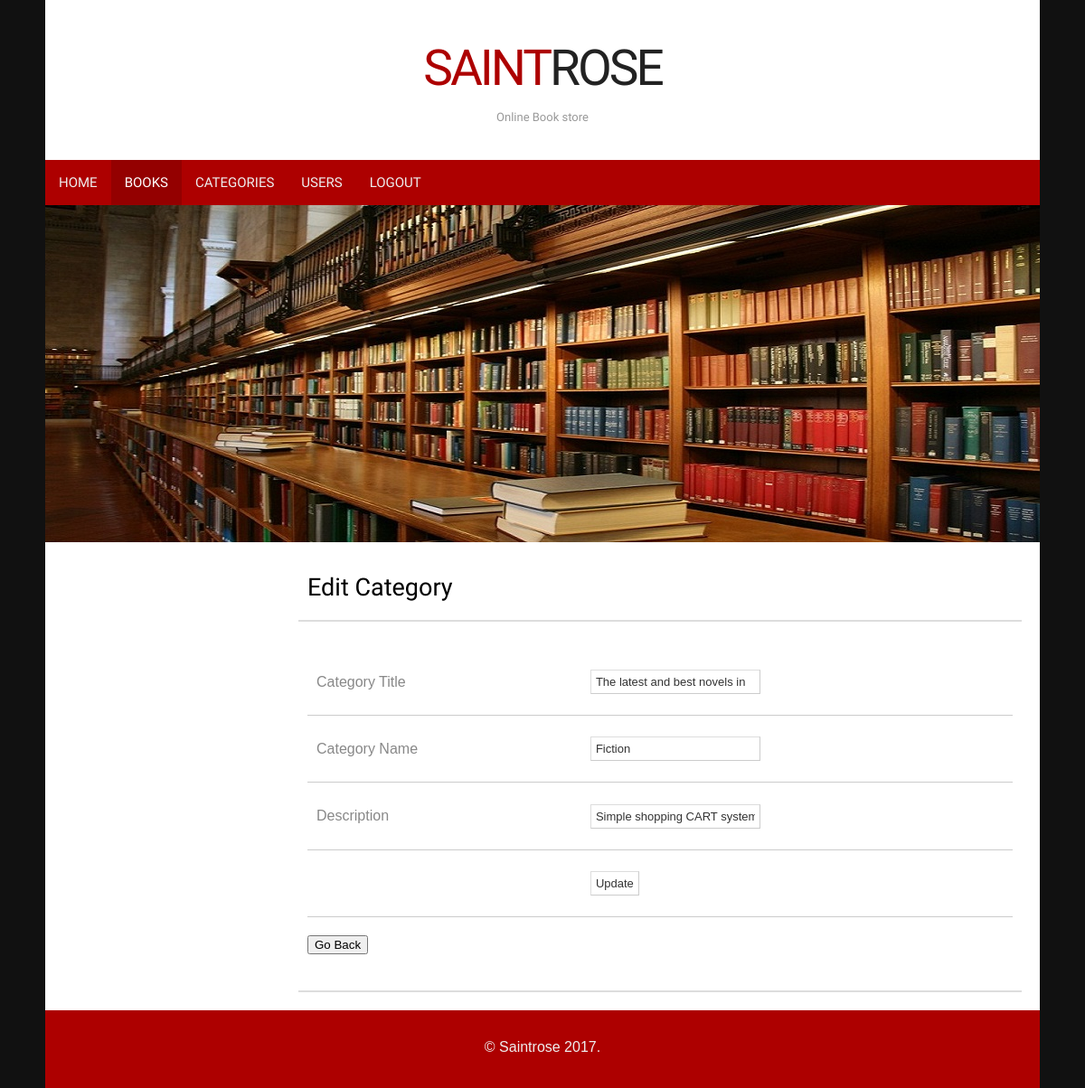
/edit_category.php?cid=2 (signed in), run on the app's committed database.
### tables this page shows
CREATE TABLE IF NOT EXISTS `genres` (
  `gen_id` int(11) NOT NULL AUTO_INCREMENT,
  `title` varchar(30) NOT NULL,
  `gen_name` varchar(100) NOT NULL,
  `descri` varchar(40) NOT NULL,
  PRIMARY KEY (`gen_id`)
);

### edit_category.php (the view, shortened to what this page needs)
<!Doctype html>
<head>
<link rel="stylesheet" href="styles.css" type="text/css" />
</head>
<body>
<div id="container">
    <header>
    	<h1><a href="index.php">Saint<span>Rose</span></a></h1>
        <h2>Online Book store</h2>
    </header>
    <nav>
    	<ul>
        	<li><a href="admin_home.php">Home</a></li>
            <li  class="start selected"><a href="view_books.php">Books</a></li>
            <li><a href="view_categories.php">Categories</a></li>
            <li><a href="view_users.php">Users</a></li>
		   <li class="end"><a href="logout.php">Logout</a></li>
        </ul>
    </nav>
 	<img src="images/adminbanner.jpg" alt="Books" />
    <div id="body">
		<section id="content">
	<article><h2> Edit Category </h2>
		</article>
		<article class="expanded">
	<?php
include("connect.php");  ?>
             <?php
				 $genid=$_GET['cid'];
				$res=mysqli_query($con,"select * from genres where gen_id=$genid");
				$re=mysqli_fetch_array($res);
?>
                <form action="#" method="post">
					<p><table width="100%" height="297" border="0" cellpadding="0" cellspacing="0">
					<td>Category  Title</td>
                     <td colspan="2">
                      <input type="text" name="title" value="<?php echo $re['title']; ?>" />
                      </td>
                  <tr>
                    <td>Category Name</td>
                    <td><input type="text" name="gen_name" value="<?php echo $re['gen_name']; ?>" /></td>
                  </tr>
					<tr>
                    <td>Description</td>
                    <td><input type="text" name="descri" value="<?php echo $re['descri']; ?>" /></td>
                  </tr>
					<tr>
                    <td>&nbsp;</td>
                    <td><input type="submit" name="update" value="Update" /></td>
                  </tr>
                </table>
                </p>
                </form>
               <input type="button" onClick="history.go(-1);" value="Go Back" />
	</article>
        </section>
    </div>
    <footer>
        <div class="footer-bottom">
            <p>&copy; Saintrose 2017.</p>
         </div>
    </footer>
</div>
</body>
</html>

### styles.css (style rules this page uses)
body { background: #111; margin:0; padding:0; font-family: Arial, Helvetica, sans-serif; font-size: 16px; color: #888; }
* { margin:10; padding:10; }
table { width: 100%; text-align: left; }
th, td { padding: 10px 10px; }
td { border-bottom: 1px solid #ccc; }
p { line-height: 1.9em; margin-bottom: 20px; }
a { color: #AD0000; }
form input, form select, form textarea { padding: 5px; color: #333333; border: 1px solid #ddd; border-right:1px solid #ccc; border-bottom:1px solid #ccc; background-color:#fff; font-family: Arial, Helvetica, sans-serif; font-size: 13px; }
h1 { color: #000; font-size: 35px; font-family: 'Francois One', Arial, sans-serif; }
h2 { color: #000; font-size: 27px; letter-spacing: 0px; font-weight: normal; padding: 0 0 5px; margin: 0; font-family: 'Francois One', Arial, sans-serif; }
ul, ol { margin: 0 0 35px 35px; }
li { padding-bottom: 5px; }
#container { width: 1100px; margin: 0px auto; padding: 0px; background-color: #fff; }
header { padding: 30px 15px; background: #fff; margin: 0 auto; text-align:center; }
header h1 a, header h1 a:hover { color: #AD0000; font-size: 55px; font-weight: normal; letter-spacing: -3px; line-height:45px; text-decoration: none; text-transform: uppercase; }
header h1 a span { color: #222; }
header h2 { color: #999; font-size: 13px; position: relative; top: -5px; letter-spacing: 0; }
nav { width: 1100px; height: 50px; background-color: #AD0000; }
nav ul { height: 50px; list-style: none; padding: 0; margin: 0; }
nav ul li { float: left; display: block; padding: 0; }
nav ul li a { color: #eee; display: block; font-family: 'Francois One',Arial,sans-serif; font-size: 15px; letter-spacing: 0; line-height: 15px; margin: 0; padding: 18px 15px 17px; text-decoration: none; text-transform: uppercase; }
nav ul li.selected a, nav ul li.selected a:hover { background-color: #940000; color: #fff; }
#body { background: none; margin:0 auto; padding: 20px 20px 0; }
#content { float: right; width: 800px; }
article { border-bottom: 2px solid #ddd; padding: 10px 10px 20px 10px; }
article h2 { padding-bottom: 0; }
footer { margin:20px auto 0; width: 1100px; }
footer .footer-bottom { padding: 10px; text-align: center; background-color: #AD0000; }
footer .footer-bottom p { text-align: center; }
footer .footer-bottom p, footer .footer-bottom p a { color: #eee; }

### data on the page
genres: title "The latest and best novels in", gen_name "Fiction", descri "Simple shopping CART system"
